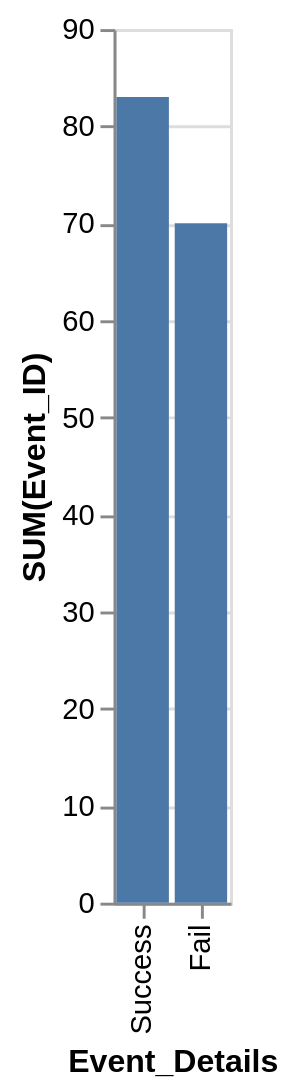

Describe this chart as a Vega-Lite specification.
### Vega-Lite specification from a JSON file in a GitHub repository (floating-point values rounded to 4 significant figures)
{"data": {"values": [{"x_data": "Success", "y_data": 83}, {"x_data": "Fail", "y_data": 70}]}, "mark": "bar", "encoding": {"x": {"field": "x_data", "type": "nominal", "title": "Event_Details", "sort": {"op": "sum", "field": "y_data", "order": "descending"}}, "y": {"field": "y_data", "type": "quantitative", "title": "SUM(Event_ID)"}}}
